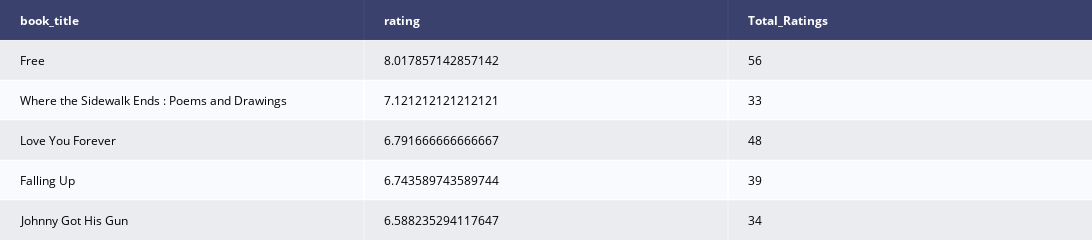

Notebook source saved alongside this figure:
### Code cell
#top rated 5 Books whose rating count is more than 30
df['rating'] = df['rating'].astype(int) 
ratings = pd.DataFrame(df.groupby('book_title')['rating'].mean())
ratings['Total_Ratings'] = pd.DataFrame(df.groupby('book_title')['rating'].count())
Top5books = ratings[ratings['Total_Ratings'] > 30].sort_values(by = 'rating', ascending = False)[:5].reset_index()
Top5books1 = pd.merge(Top5books, df, on = 'book_title', how = 'inner')
dat = ff.create_table(Top5books)
dat.update_layout(autosize=False,height=200, width = 1200)

### Figure 1 — Plotly figure (JSON) as saved in the notebook; plotly's stock layout.template omitted (floating-point values rounded to 4 significant figures)
{"data": [{"colorscale": [[0, "#00083e"], [0.5, "#ededee"], [1, "#ffffff"]], "hoverinfo": "none", "opacity": 0.75, "showscale": false, "type": "heatmap", "z": [[0, 0, 0], [0.5, 0.5, 0.5], [1, 1, 1], [0.5, 0.5, 0.5], [1, 1, 1], [0.5, 0.5, 0.5]]}], "layout": {"annotations": [{"align": "left", "font": {"color": "#ffffff"}, "showarrow": false, "text": "<b>book_title</b>", "x": -0.45, "xanchor": "left", "xref": "x", "y": 0, "yref": "y"}, {"align": "left", "font": {"color": "#ffffff"}, "showarrow": false, "text": "<b>rating</b>", "x": 0.55, "xanchor": "left", "xref": "x", "y": 0, "yref": "y"}, {"align": "left", "font": {"color": "#ffffff"}, "showarrow": false, "text": "<b>Total_Ratings</b>", "x": 1.55, "xanchor": "left", "xref": "x", "y": 0, "yref": "y"}, {"align": "left", "font": {"color": "#000000"}, "showarrow": false, "text": "Free", "x": -0.45, "xanchor": "left", "xref": "x", "y": 1, "yref": "y"}, {"align": "left", "font": {"color": "#000000"}, "showarrow": false, "text": "8.017857142857142", "x": 0.55, "xanchor": "left", "xref": "x", "y": 1, "yref": "y"}, {"align": "left", "font": {"color": "#000000"}, "showarrow": false, "text": "56", "x": 1.55, "xanchor": "left", "xref": "x", "y": 1, "yref": "y"}, {"align": "left", "font": {"color": "#000000"}, "showarrow": false, "text": "Where the Sidewalk Ends : Poems and Drawings", "x": -0.45, "xanchor": "left", "xref": "x", "y": 2, "yref": "y"}, {"align": "left", "font": {"color": "#000000"}, "showarrow": false, "text": "7.121212121212121", "x": 0.55, "xanchor": "left", "xref": "x", "y": 2, "yref": "y"}, {"align": "left", "font": {"color": "#000000"}, "showarrow": false, "text": "33", "x": 1.55, "xanchor": "left", "xref": "x", "y": 2, "yref": "y"}, {"align": "left", "font": {"color": "#000000"}, "showarrow": false, "text": "Love You Forever", "x": -0.45, "xanchor": "left", "xref": "x", "y": 3, "yref": "y"}, {"align": "left", "font": {"color": "#000000"}, "showarrow": false, "text": "6.791666666666667", "x": 0.55, "xanchor": "left", "xref": "x", "y": 3, "yref": "y"}, {"align": "left", "font": {"color": "#000000"}, "showarrow": false, "text": "48", "x": 1.55, "xanchor": "left", "xref": "x", "y": 3, "yref": "y"}, {"align": "left", "font": {"color": "#000000"}, "showarrow": false, "text": "Falling Up", "x": -0.45, "xanchor": "left", "xref": "x", "y": 4, "yref": "y"}, {"align": "left", "font": {"color": "#000000"}, "showarrow": false, "text": "6.743589743589744", "x": 0.55, "xanchor": "left", "xref": "x", "y": 4, "yref": "y"}, {"align": "left", "font": {"color": "#000000"}, "showarrow": false, "text": "39", "x": 1.55, "xanchor": "left", "xref": "x", "y": 4, "yref": "y"}, {"align": "left", "font": {"color": "#000000"}, "showarrow": false, "text": "Johnny Got His Gun", "x": -0.45, "xanchor": "left", "xref": "x", "y": 5, "yref": "y"}, {"align": "left", "font": {"color": "#000000"}, "showarrow": false, "text": "6.588235294117647", "x": 0.55, "xanchor": "left", "xref": "x", "y": 5, "yref": "y"}, {"align": "left", "font": {"color": "#000000"}, "showarrow": false, "text": "34", "x": 1.55, "xanchor": "left", "xref": "x", "y": 5, "yref": "y"}], "autosize": false, "height": 200, "margin": {"b": 0, "l": 0, "r": 0, "t": 0}, "width": 1200, "xaxis": {"dtick": 1, "gridwidth": 2, "showticklabels": false, "tick0": -0.5, "ticks": "", "zeroline": false}, "yaxis": {"autorange": "reversed", "dtick": 1, "gridwidth": 2, "showticklabels": false, "tick0": 0.5, "ticks": "", "zeroline": false}}}
